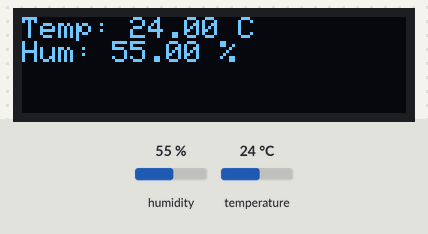
The program below on a simulated ESP32-C3. On the bench: 128×32 one-colour display. The test bench sets the inputs (shaded band); at power-on: humidity 55 %, temperature 24 °C. What the program prints to the serial monitor is not drawn.

Above: at 4.2 s.
4.3 s: humidity set to 22 %
At 7.0 s:
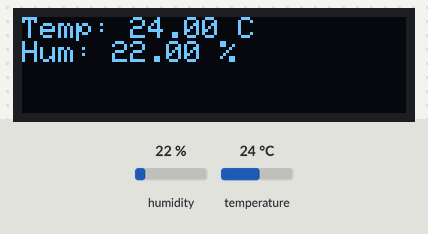
8.2 s: temperature set to 12 °C
At 10.3 s:
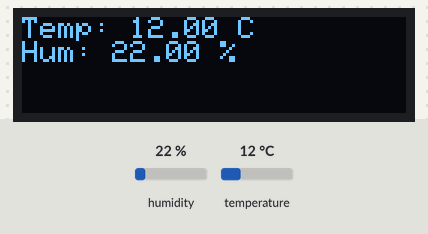
12.1 s: humidity set to 40 %
At 13.6 s:
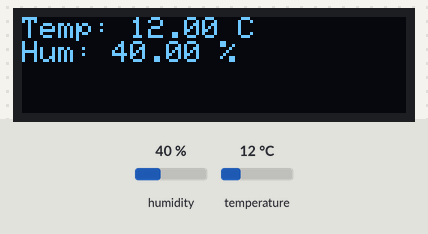
16.0 s: temperature set to 19 °C
At 19.0 s:
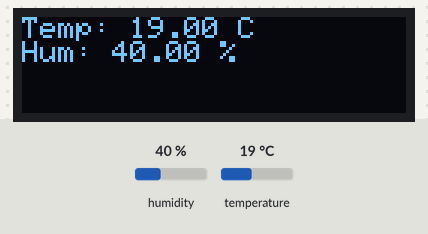
Timing chart, 0 to 20.5 s (numbered marks = the images above; inputs shaded):
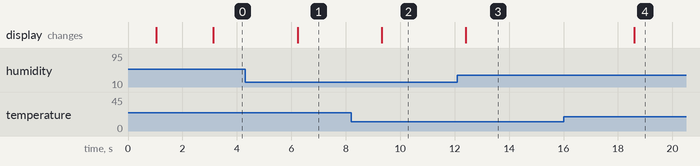

The program:

main.cpp
```cpp
#include <Arduino.h>
#include <Wire.h>
#include <Adafruit_AHTX0.h>
#include <Adafruit_GFX.h>
#include <Adafruit_SSD1306.h>

#define SCREEN_WIDTH 128 // OLED display width, in pixels
#define SCREEN_HEIGHT 32 // OLED display height, in pixels
#define OLED_RESET     -1 // Reset pin # (or -1 if sharing Arduino reset pin)
#define SCREEN_ADDRESS 0x3C ///< See datasheet for Address; 0x3D for 128x64, 0x3C for 128x32

Adafruit_SSD1306 display(SCREEN_WIDTH, SCREEN_HEIGHT, &Wire, OLED_RESET);
Adafruit_AHTX0 aht;

void initAHT(void);
void initScreen(void);

void setup()
{
    Serial.begin(115200);
    delay(1000);


    initAHT();
    initScreen();
}

void loop()
{
    sensors_event_t humidity, temp;
    aht.getEvent(&humidity, &temp);

    Serial.print("Temperature: ");
    Serial.print(temp.temperature);
    Serial.println(" °C");

    Serial.print("Humidity: ");
    Serial.print(humidity.relative_humidity);
    Serial.println(" %");

    display.clearDisplay();
    display.setTextSize(1);             // Normal 1:1 pixel scale
    display.setTextColor(SSD1306_WHITE);
    display.setCursor(0, 0);
    display.print("Temp: ");
    display.print(temp.temperature);
    display.println(" C");

    display.print("Hum: ");
    display.print(humidity.relative_humidity);
    display.println(" %");
    display.display();

    delay(2000);

    delay(1000);
}
void initAHT(void)
{
    // Initialize I2C with correct pins
    Wire.begin(8, 9);

    if (!aht.begin(&Wire)) {
        Serial.println("Could not find AHT! Check wiring");
        while (1) delay(10);
    }
    Serial.println("AHT20 found");
}
void initScreen(void)
{
    // SSD1306_SWITCHCAPVCC = generate display voltage from 3.3V internally
    if(!display.begin(SSD1306_SWITCHCAPVCC, SCREEN_ADDRESS)) {
        Serial.println(F("SSD1306 allocation failed"));
        for(;;); // Don't proceed, loop forever
    }

    display.clearDisplay();
    display.drawPixel(10, 10, SSD1306_WHITE);
    display.display();

    Serial.println("Screen init done");
    delay(2000);
}
```

Measured:
- after the input at 4.3 s, the display: changes after 1.9 s (image 1)
- after the input at 8.2 s, the display: changes after 1.1 s (image 2)
- after the input at 12.1 s, the display: changes after 0.32 s (image 3)
- after the input at 16.0 s, the display: changes after 2.6 s (image 4)
